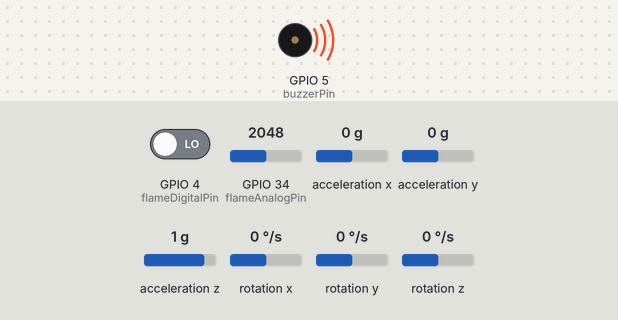
The sketch below on a simulated ESP32. On the bench: buzzer (waves = sounding, pin HIGH). Inputs (shaded band) come from the test bench; at power-on: GPIO 34 (flameAnalogPin) = 2048, GPIO 4 (flameDigitalPin) LOW, acceleration x 0 g, acceleration y 0 g, acceleration z 1 g, rotation x 0 °/s, rotation y 0 °/s, rotation z 0 °/s. What the sketch prints to the serial monitor is not drawn.

Above: at 1.8 s.
1.9 s: GPIO 34 (flameAnalogPin) set to 524
3.4 s: GPIO 34 (flameAnalogPin) set to 462
At 4.8 s:
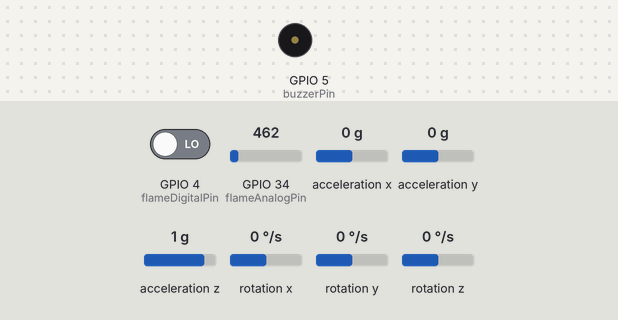
5.5 s: GPIO 4 (flameDigitalPin) driven HIGH
At 7.1 s:
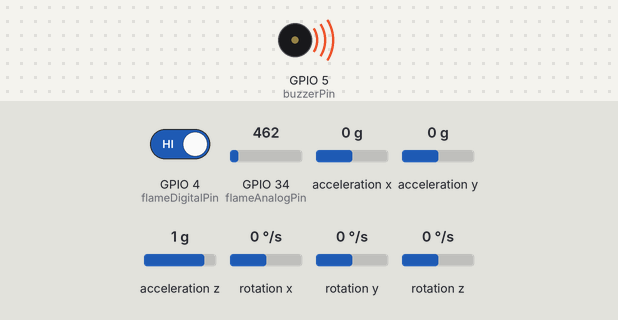
8.5 s: GPIO 4 (flameDigitalPin) driven LOW
At 10.2 s:
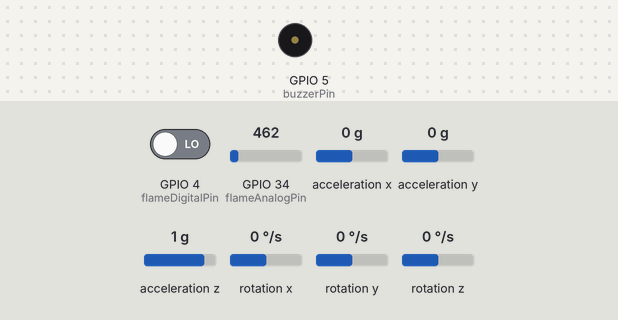
10.5 s: GPIO 34 (flameAnalogPin) set to 540
At 12.5 s:
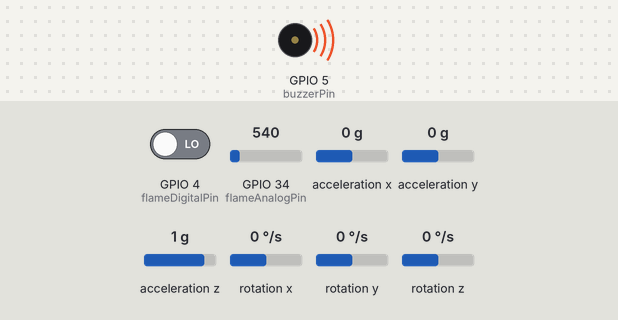
Timing chart, 0 to 13.6 s (numbered marks = the images above; inputs shaded):
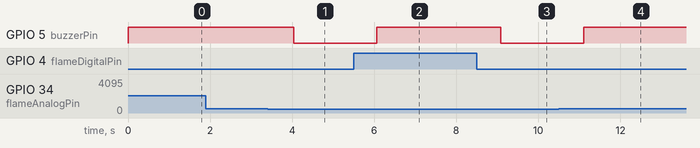

The sketch:

sketch_aug02a.ino
```cpp
#include <Wire.h>
#include <MPU6050.h>

const int flameDigitalPin = 4;
const int flameAnalogPin  = 34;
const int buzzerPin       = 5;
const int seuilFlamme     = 500;

MPU6050 mpu;

void setup() {
  Serial.begin(115200);

  pinMode(flameDigitalPin, INPUT);
  pinMode(buzzerPin, OUTPUT);

  Wire.begin(21, 22);
  mpu.initialize();

  if (mpu.testConnection()) {
    Serial.println("✅ MPU6050 connecté avec succès !");
  } else {
    Serial.println("❌ Erreur : connexion au MPU6050 échouée.");
  }
}

void loop() {
  int valeurNumerique = digitalRead(flameDigitalPin);
  int valeurAnalogique = analogRead(flameAnalogPin);

  bool flammeDetectee = (valeurNumerique == HIGH || valeurAnalogique > seuilFlamme);

  Serial.print("[Capteur de flamme] Valeur analogique : ");
  Serial.print(valeurAnalogique);
  Serial.print(" | État numérique : ");
  Serial.print(valeurNumerique == HIGH ? "Flamme détectée" : "Pas de flamme");

  if (flammeDetectee) {
    Serial.println(" => 🔥 Flamme détectée - Alerte !");
    digitalWrite(buzzerPin, HIGH);
  } else {
    Serial.println(" => ✅ Pas de flamme détectée.");
    digitalWrite(buzzerPin, LOW);
  }

  int16_t ax, ay, az;
  mpu.getAcceleration(&ax, &ay, &az);

  Serial.print("[MPU6050] Accélération X = ");
  Serial.print(ax);
  Serial.print(" | Y = ");
  Serial.print(ay);
  Serial.print(" | Z = ");
  Serial.println(az);

  delay(1000);
}
```

Measured:
- the behaviour switches between 501 and 500 on GPIO 34 (flameAnalogPin) (found by bisection; images 0 and 1)
- after the input at 1.9 s, every drawn part: stays the same
- after the input at 3.4 s, GPIO 5 (buzzerPin): HIGH → LOW after 0.64 s
- after the input at 5.5 s, GPIO 5 (buzzerPin): LOW → HIGH after 0.56 s
- after the input at 8.5 s, GPIO 5 (buzzerPin): HIGH → LOW after 0.59 s
- after the input at 10.5 s, GPIO 5 (buzzerPin): LOW → HIGH after 0.61 s
